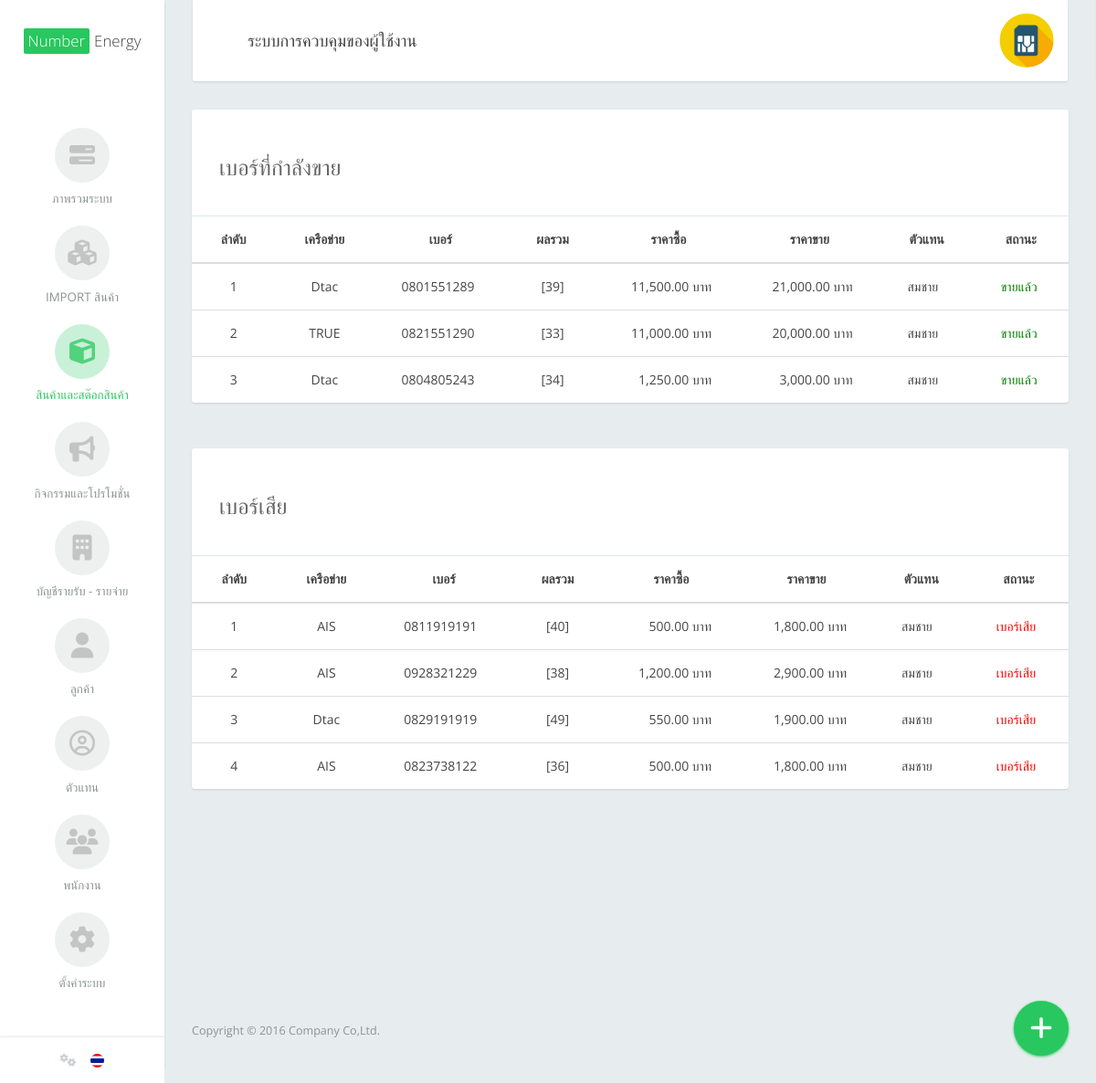
The app's page /index.php/admin/product_list (signed in), older data.
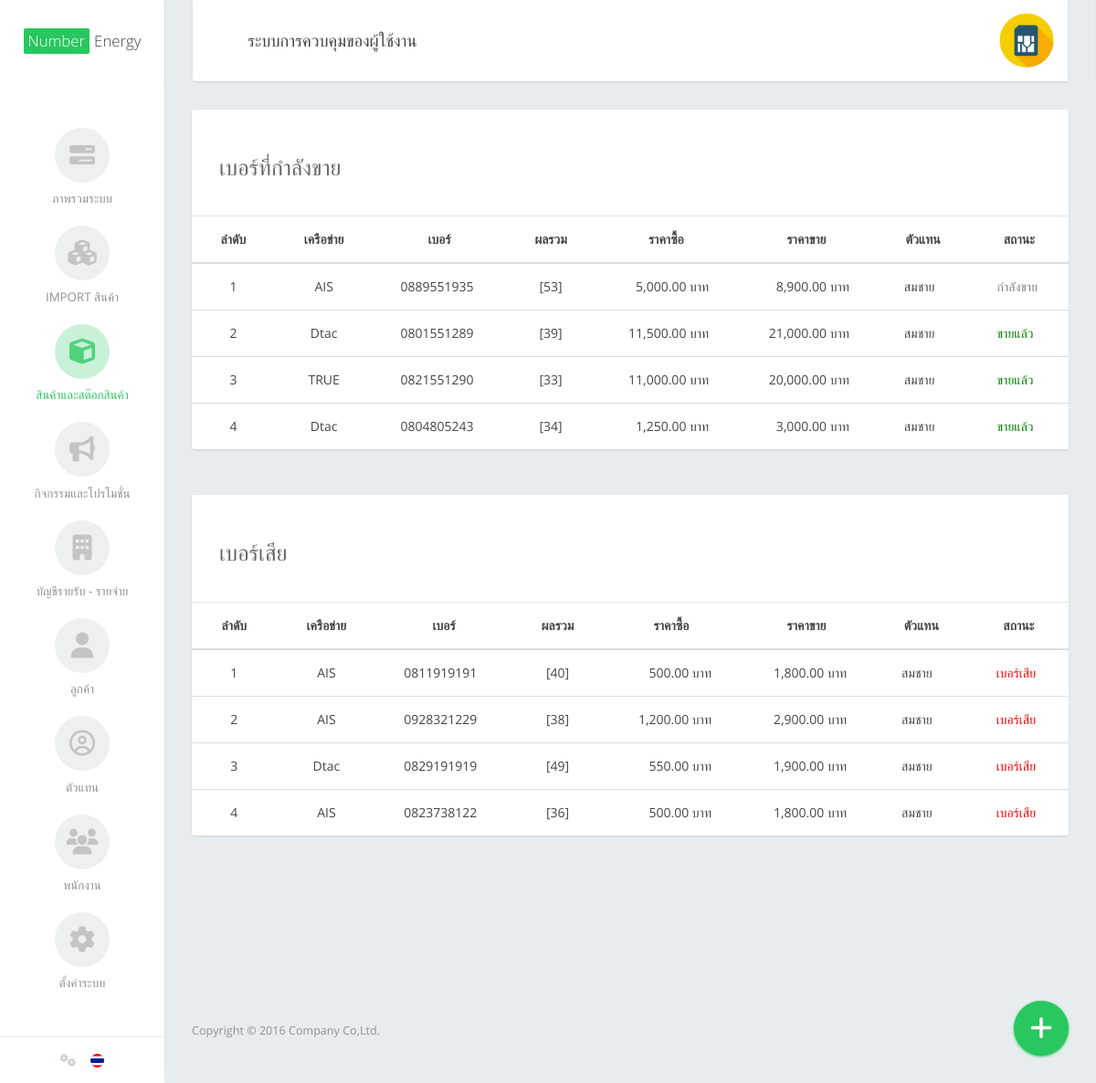
The same page, newer data.
### tables this page shows
CREATE TABLE `dmn_general_config` (
  `general_config_id` int(11) NOT NULL,
  `general_config_txt_top` varchar(100) NOT NULL,
  `general_config_txt_bot` varchar(100) NOT NULL,
  `general_config_pic` varchar(20) NOT NULL,
  `general_config_admin_pic` varchar(100) NOT NULL
);

CREATE TABLE `dmn_product` (
  `product_id` int(11) NOT NULL,
  `product_round` int(11) NOT NULL DEFAULT '0',
  `product_mobile_network` int(11) NOT NULL,
  `product_number` varchar(20) NOT NULL,
  `product_expired` date NOT NULL,
  `product_cost` float NOT NULL,
  `product_sale` float NOT NULL,
  `product_agent` int(11) NOT NULL,
  `product_date` date NOT NULL,
  `product_time` time NOT NULL,
  `product_date_sale` date NOT NULL,
  `product_type` varchar(100) NOT NULL,
  `product_status` int(11) NOT NULL DEFAULT '1'
);

CREATE TABLE `dmn_mobile_network` (
  `mobile_network_id` int(11) NOT NULL,
  `mobile_network_code` varchar(100) NOT NULL,
  `mobile_network_name` varchar(200) NOT NULL,
  `mobile_network_pic` varchar(20) NOT NULL DEFAULT 'no_pic.png'
);

CREATE TABLE `dmn_agent` (
  `agent_id` int(11) NOT NULL,
  `agent_code` varchar(10) NOT NULL,
  `agent_name` varchar(100) NOT NULL,
  `agent_tel` varchar(20) NOT NULL,
  `agent_email` varchar(200) NOT NULL
);

### application/controllers/Admin.php (called while the page is built, shortened)
<?php
class Admin extends CI_Controller {
	public function product_list()
	{
		$data['product'] = $this->Product_model->product_list();
		$data['trash'] = $this->Product_model->product_trash_list();
		$data['page'] = "admin/product_list";
		$this->load->view('admin/theme',$data);
	}
}

### index.php (called while the page is built, shortened)
<?php
require_once BASEPATH.'core/CodeIgniter.php';

### application/models/Homepage_model.php (called while the page is built, shortened)
<?php
class Homepage_model extends CI_Model {
	public function General_config()
	{
		$data = $this->db->get('dmn_general_config')->result_array();
		return $data;
	}
}

### application/models/Product_model.php (called while the page is built, shortened)
<?php
class Product_model extends CI_Model {
	public function product_list()
	{
		$this->db->order_by('dmn_product.product_id','DESC');
		$this->db->where('product_status',1);
		$this->db->or_where('product_status',0);
		$this->db->join('dmn_mobile_network','dmn_mobile_network.mobile_network_id = dmn_product.product_mobile_network');
		$this->db->join('dmn_agent','dmn_agent.agent_id = dmn_product.product_agent');
		$query = $this->db->get('dmn_product',300)->result_array();
		$info = $this->Homepage_model->Count_number($query);
		return $info;
	}
	public function product_trash_list()
	{
		$this->db->order_by('dmn_product.product_id','DESC');
		$this->db->where('product_status',2);
		$this->db->join('dmn_mobile_network','dmn_mobile_network.mobile_network_id = dmn_product.product_mobile_network');
		$this->db->join('dmn_agent','dmn_agent.agent_id = dmn_product.product_agent');
		$query = $this->db->get('dmn_product',300)->result_array();
		$info = $this->Homepage_model->Count_number($query);
		return $info;
	}
}

### application/views/admin/product_list.php (the view)
<div class="col-xs-12">
  <div class="card">
    <div class="card-header"> <h3>เบอร์ที่กำลังขาย</h3> </div>
    <div class="card-body no-padding">
      <table class="datatable table table-hover primary" cellspacing="0" width="100%">
        <thead>
          <tr>
            <th><div align="center">ลำดับ</div></th>
            <th><div align="center">เครือข่าย</div></th>
            <th><div align="center">เบอร์</div></th>
            <th><div align="center">ผลรวม</div></th>
            <th><div align="center">ราคาซื้อ</div></th>
            <th><div align="center">ราคาขาย</div></th>
            <th><div align="center">ตัวแทน</div></th>
            <th><div align="center">สถานะ</div></th>
          </tr>
        </thead>
        <tbody>
        	<?php $i = 1; date_default_timezone_set('Asia/Bangkok');?>
          <?php foreach($product as $product){ ?>
          <tr style="cursor: pointer;" onclick="document.location = '<?php echo site_url('Admin/product_update')?>/<?php echo $product['product_id']?>';">
            <td align="center"><?php echo $i ?></td>
            <td align="center"><?php echo $product['mobile_network_name']?></td>
            <?php if (date('Y-m-d') == $product['product_date']): ?>
            <td>
              <?php echo $product['product_number']?>
              <img src="<?php echo BASE_URL('images/new.gif')?>" width="40px">
            </td>
            <?php else: ?>
            <td><?php echo $product['product_number']?></td>
            <?php endif; ?>
            <td align="center">[<?php echo $product['Count_number']?>]</td>
            <td align="right"><?php echo number_format($product['product_cost'],2)?> บาท</td>
            <td align="right"><?php echo number_format($product['product_sale'],2)?> บาท</td>
            <td><?php echo $product['agent_name']?></td>
            <?php if ($product['product_status'] == 1): ?>
              <td style="color:gray;">กำลังขาย</td>
            <?php else: ?>
              <td style="color:green;">ขายแล้ว</td>
            <?php endif; ?>
          </tr>
          <?php $i++ ?>
          <?php } ?>
        </tbody>
      </table>
    </div>
  </div>
</div>
<div class="col-xs-12">
  <div class="card">
    <div class="card-header"> <h3>เบอร์เสีย</h3> </div>
    <div class="card-body no-padding">
      <table class="datatable table table-hover primary" cellspacing="0" width="100%">
        <thead>
          <tr>
            <th><div align="center">ลำดับ</div></th>
            <th><div align="center">เครือข่าย</div></th>
            <th><div align="center">เบอร์</div></th>
            <th><div align="center">ผลรวม</div></th>
            <th><div align="center">ราคาซื้อ</div></th>
            <th><div align="center">ราคาขาย</div></th>
            <th><div align="center">ตัวแทน</div></th>
            <th><div align="center">สถานะ</div></th>
          </tr>
        </thead>
        <tbody>
        	<?php $i = 1; date_default_timezone_set('Asia/Bangkok');?>
          <?php foreach($trash as $row){ ?>
          <tr style="cursor: pointer;" onclick="document.location = '<?php echo site_url('Admin/product_update')?>/<?php echo $row['product_id']?>';">
            <td align="center"><?php echo $i ?></td>
            <td align="center"><?php echo $row['mobile_network_name']?></td>
            <?php if (date('Y-m-d') == $row['product_date']): ?>
            <td>
              <?php echo $row['product_number']?>
              <img src="<?php echo BASE_URL('images/new.gif')?>" width="40px">
            </td>
            <?php else: ?>
            <td><?php echo $row['product_number']?></td>
            <?php endif; ?>
            <td align="center">[<?php echo $row['Count_number']?>]</td>
            <td align="right"><?php echo number_format($row['product_cost'],2)?> บาท</td>
            <td align="right"><?php echo number_format($row['product_sale'],2)?> บาท</td>
            <td><?php echo $row['agent_name']?></td>
              <td style="color:red;">เบอร์เสีย</td>
          </tr>
          <?php $i++ ?>
          <?php } ?>
        </tbody>
      </table>
    </div>
  </div>
</div>
<div class="btn-floating" id="help-actions">
  <div class="btn-bg"></div>
  <a href="<?php echo site_url('Admin/product_insert')?>">
  <button type="button" class="btn btn-default btn-toggle" data-toggle="toggle" data-target="#help-actions"> <i class="icon fa fa-plus"></i> <span class="help-text">Shortcut</span> </button>
  </a>
</div>

### application/views/admin/theme.php (shortened to what this page needs)
<!DOCTYPE html>
<html>
<head>
  <link rel="stylesheet" type="text/css" href="<?php echo base_url()?>theme/assets/css/vendor.css">
  <link rel="stylesheet" type="text/css" href="<?php echo base_url()?>theme/assets/css/flat-admin.css">
  <link rel="stylesheet" type="text/css" href="<?php echo base_url()?>theme/font-awesome/css/font-awesome.min.css">
  <link rel="stylesheet" type="text/css" href="<?php echo base_url()?>theme/assets/css/theme/blue-sky.css">
  <link rel="stylesheet" type="text/css" href="<?php echo base_url()?>theme/assets/css/theme/blue.css">
  <link rel="stylesheet" type="text/css" href="<?php echo base_url()?>theme/assets/css/theme/red.css">
  <link rel="stylesheet" type="text/css" href="<?php echo base_url()?>theme/assets/css/theme/yellow.css">
  <link rel="stylesheet" href="<?php echo base_url()?>theme/js/jQueryCalendarThai/SpecialDateSheet.css" />
  <link rel="stylesheet" href="<?php echo base_url()?>theme/js/jQueryCalendarThai/jquery-ui-1.11.4.custom.css" />
  <link rel="stylesheet" href="http://fontawesome.io/assets/font-awesome/css/font-awesome.css">
</head>
<?php
  $Config = $this->Homepage_model->General_config();
 ?>
<body>
  <div class="app app-default">
<aside class="app-sidebar" id="sidebar">
  <div class="sidebar-header">
    <a class="sidebar-brand" href="#"><span class="highlight">Number</span> Energy</a>
  </div>
  <div class="sidebar-menu">
    <ul class="sidebar-nav">
      <li <?php if($this->uri->segment(2)=="index"){ ?>class="active"<?php } ?>>
        <a href="<?php echo site_url('Admin/index')?>">
          <div class="icon">
            <i class="fa fa-tasks" aria-hidden="true"></i>
          </div>
          <div class="title">ภาพรวมระบบ</div>
        </a>
      </li>
      <li <?php if($this->uri->segment(2)=="product_import"){ ?>class="active"<?php } ?>>
        <a href="<?php echo site_url('Admin/product_import')?>">
          <div class="icon">
            <i class="fa fa-cubes" aria-hidden="true"></i>
          </div>
          <div class="title">Import สินค้า</div>
        </a>
      </li>
      <li <?php if($this->uri->segment(2)=="product_list"||$this->uri->segment(2)=="product_insert"||$this->uri->segment(2)=="product_update"||$this->uri->segment(2)=="product_detail"){ ?>class="active"<?php } ?>>
        <a href="<?php echo site_url('Admin/product_list')?>">
          <div class="icon">
            <i class="fa fa-cube" aria-hidden="true"></i>
          </div>
          <div class="title">สินค้าและสต๊อกสินค้า</div>
        </a>
      </li>
      <li <?php if($this->uri->segment(2)=="actipromo_list"||$this->uri->segment(2)=="actipromo_insert"||$this->uri->segment(2)=="actipromo_update"){ ?>class="active"<?php } ?>>
        <a href="<?php echo site_url('Admin/actipromo_list')?>">
          <div class="icon">
            <i class="fa fa-bullhorn" aria-hidden="true"></i>
          </div>
          <div class="title">กิจกรรมและโปรโมชั่น</div>
        </a>
      </li>
      <li <?php if($this->uri->segment(2)=="account_list"||$this->uri->segment(2)=="account_insert"||$this->uri->segment(2)=="account_detail"){ ?>class="active"<?php } ?>>
        <a href="<?php echo site_url('Admin/account_list')?>">
          <div class="icon">
            <i class="fa fa-building" aria-hidden="true"></i>
          </div>
          <div class="title">บัญชีรายรับ - รายจ่าย</div>
        </a>
      </li>
      <li <?php if($this->uri->segment(2)=="customer_list"||$this->uri->segment(2)=="customer_insert"||$this->uri->segment(2)=="customer_update"){ ?>class="active"<?php } ?>>
        <a href="<?php echo site_url('Admin/customer_list')?>">
          <div class="icon">
            <i class="fa fa-user" aria-hidden="true"></i>
          </div>
          <div class="title">ลูกค้า</div>
        </a>
      </li>
      <li <?php if($this->uri->segment(2)=="agent_list"||$this->uri->segment(2)=="agent_insert"||$this->uri->segment(2)=="agent_update"){ ?>class="active"<?php } ?>>
        <a href="<?php echo site_url('Admin/agent_list')?>">
          <div class="icon">
            <i class="fa fa-user-circle-o" aria-hidden="true"></i>
          </div>
          <div class="title">ตัวแทน</div>
        </a>
      </li>
      <li <?php if($this->uri->segment(2)=="employees_list"||$this->uri->segment(2)=="employees_insert"||$this->uri->segment(2)=="employees_update"){ ?>class="active"<?php } ?>>
        <a href="<?php echo site_url('Admin/employees_list')?>">
          <div class="icon">
            <i class="fa fa-users" aria-hidden="true"></i>
          </div>
          <div class="title">พนักงาน</div>
        </a>
      </li>
      <li class="dropdown <?php if($this->uri->segment(2)=="account_category_list"||$this->uri->segment(2)=="account_category_insert"||$this->uri->segment(2)=="account_category_update"||$this->uri->segment(2)=="mobile_network_list"||$this->uri->segment(2)=="mobile_network_insert"||$this->uri->segment(2)=="mobile_network_update"){ ?>active<?php } ?>">
        <a href="#" class="dropdown-toggle" data-toggle="dropdown">
          <div class="icon">
            <i class="fa fa-cog" aria-hidden="true"></i>
          </div>
          <div class="title">ตั้งค่าระบบ</div>
        </a>
      </li>
    </ul>
  </div>
  <div class="sidebar-footer">
    <ul class="menu">
      <li>
        <a href="/" class="dropdown-toggle" data-toggle="dropdown">
          <i class="fa fa-cogs" aria-hidden="true"></i>
        </a>
      </li>
      <li><a href="#"><span class="flag-icon flag-icon-th flag-icon-squared"></span></a></li>
    </ul>
  </div>
</aside>
<div class="app-container">
  <nav class="navbar navbar-default" id="navbar">
  <div class="container-fluid">
    <div class="navbar-collapse collapse in">
      <ul class="nav navbar-nav navbar-left">
        <li class="navbar-title">ระบบการควบคุมของผู้ใช้งาน</li>
      </ul>
      <ul class="nav navbar-nav navbar-right">
        <li class="dropdown profile">
          <a href="/html/pages/profile.html" class="dropdown-toggle"  data-toggle="dropdown">
            <img class="profile-img" src="<?php echo base_url('theme/assets/images/'.$Config[0]['general_config_admin_pic'])?>">
          </a>
        </li>
      </ul>
    </div>
  </div>
</nav>
  <div class="row" style="height:1000px;">
<?php $this->load->view($page)?>
</div>
  <footer class="app-footer">
  <div class="row">
    <div class="col-xs-12">
      <div class="footer-copyright">
        Copyright © 2016 Company Co,Ltd.
      </div>
    </div>
  </div>
</footer>
</div>
  </div>
</body>
</html>

Row changes from the older to the newer data that the page shows:
added dmn_product: dmn_mobile_network.mobile_network_name "AIS", product_number "0889551935", Count_number "53", product_cost "5,000.00", product_sale "8,900.00", dmn_agent.agent_name "สมชาย", product_status "กำลังขาย", shown under "เบอร์ที่กำลังขาย"
